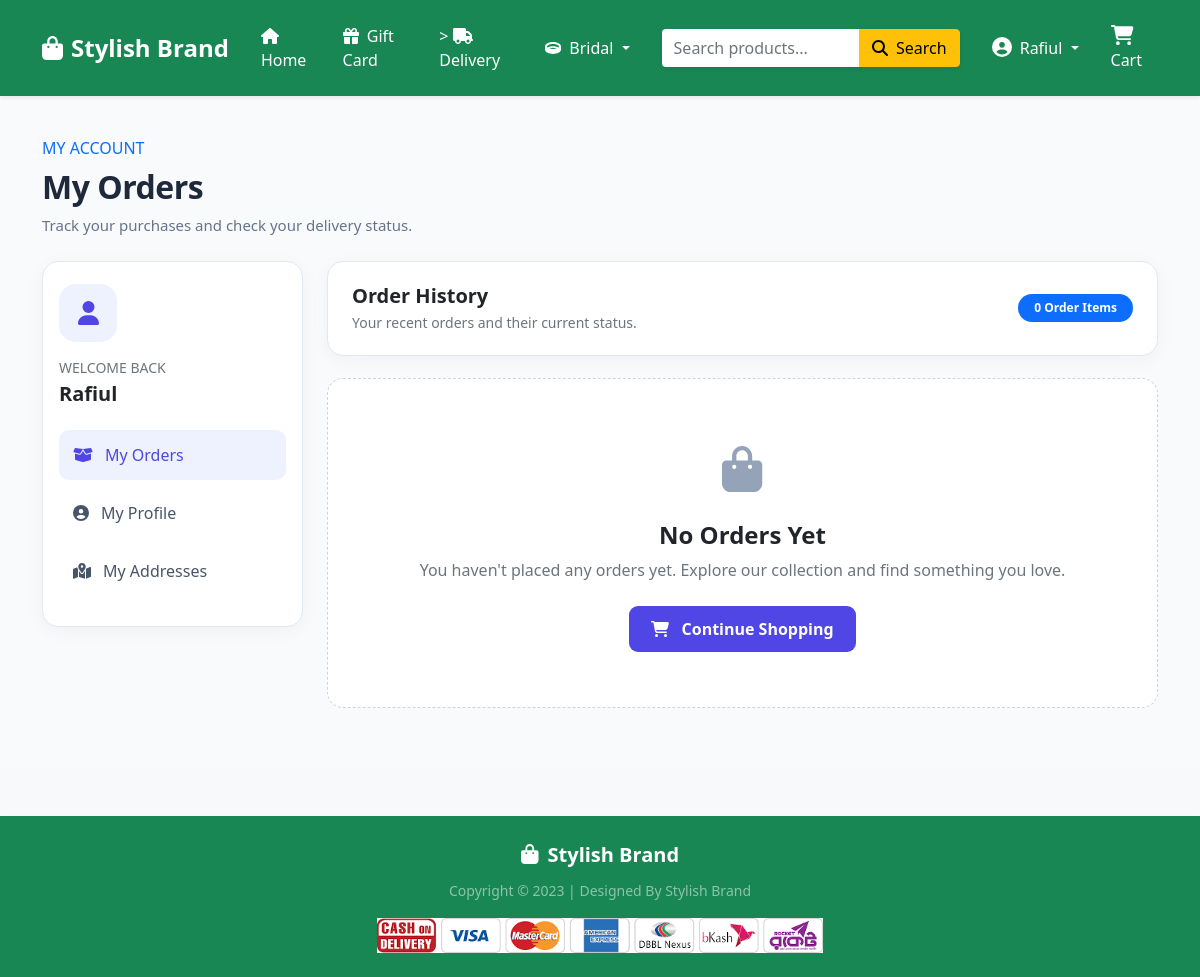
The page /orders/ (signed in) on the database as committed earlier.
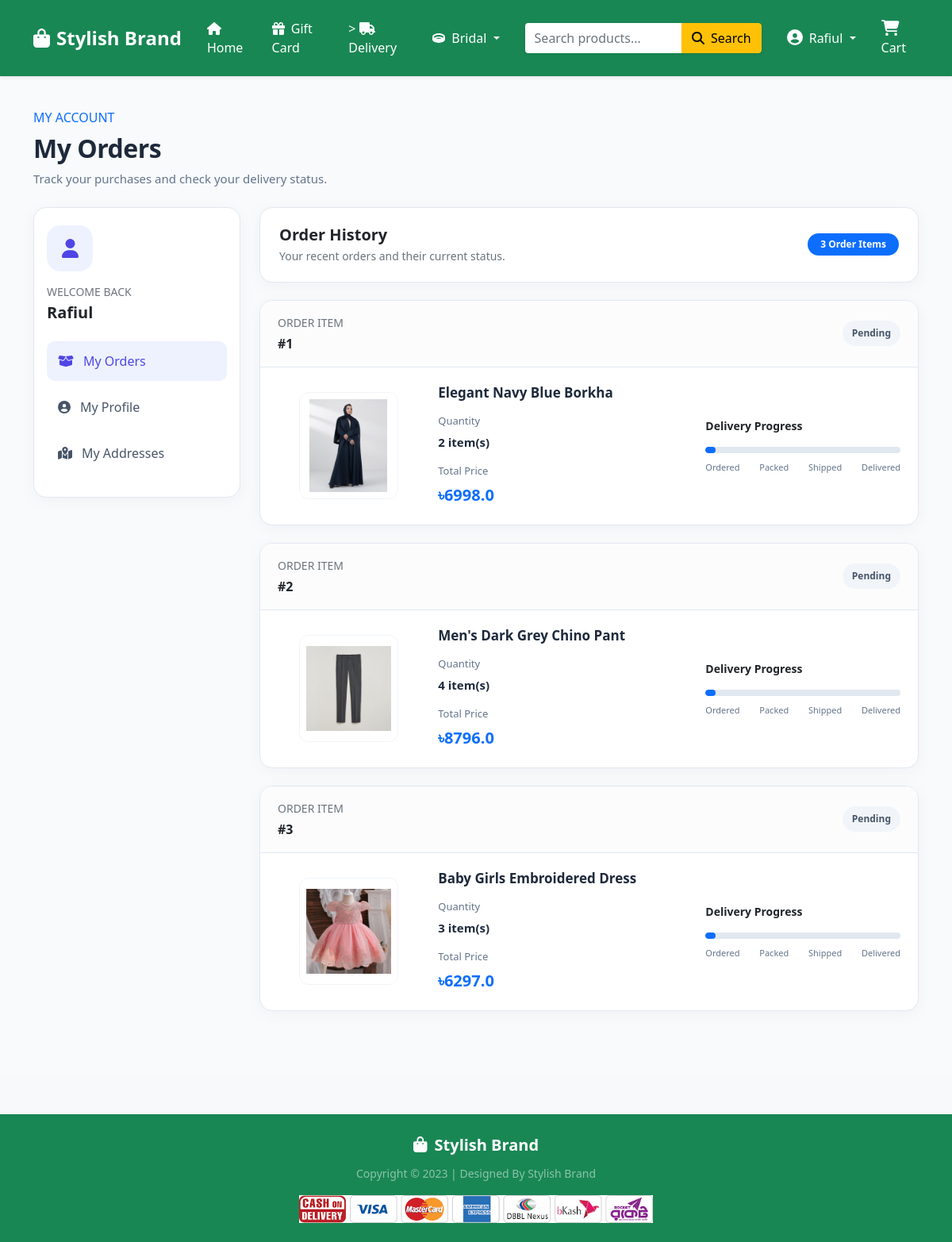
The same page on the database as committed later.
### Shop/models.py (models this page shows, shortened)
class OrderPlaced(models.Model):
    user = models.ForeignKey(User, on_delete=models.CASCADE)
    customer = models.ForeignKey(Customer, on_delete=models.CASCADE)
    product = models.ForeignKey(Product, on_delete=models.CASCADE)
    quantity = models.PositiveIntegerField(default=1)
    ordered_date = models.DateTimeField(auto_now_add=True)
    status = models.CharField(max_length=50, choices=STATUS_CHOICE, default='Pending')
    tran_id = models.CharField(max_length=100, blank=True, null=True)
    @property
    def total_cost(self):
        return self.quantity * self.product.discounted_price

class Product(models.Model):
    title = models.CharField(max_length=100)
    selling_price = models.FloatField()
    discounted_price = models.FloatField()
    description = models.TextField()
    brand = models.CharField(max_length=100)
    category = models.CharField(choices=CATEGORY_CHOICES,max_length=2)
    product_image = models.ImageField(upload_to='productimg')

### Shop/views.py (the view)
# urls.py: path("orders/", views.orders, name="orders"),
@login_required
def orders(request):
    op = OrderPlaced.objects.filter(user=request.user)
    return render(request, "Shop/orders.html", {"order_placed": op})

### Shop/templates/Shop/orders.html (shortened to what the changed rows need)
{% extends 'Shop/base.html' %}
{% load static %}
{% block main-content %}
<div class="orders-page">
    <div class="container">
        <div class="mb-4">
            <h2 class="orders-heading mb-2">
                My Orders
            </h2>
        </div>
        <div class="row g-4">
            <div class="col-lg-9 col-md-8">
                <div class="orders-summary d-flex justify-content-between
                            align-items-center flex-wrap gap-2">
                    <div>
                        <h5 class="fw-bold text-dark mb-1">
                        </h5>
                        <p class="text-muted small mb-0">
                        </p>
                    </div>
                    <span class="badge rounded-pill bg-primary px-3 py-2">
                        {{ order_placed|length }} Order Items
                    </span>
                </div>
                {% for op in order_placed %}
                    <div class="order-card">
                        <div class="order-card-top">
                            <div>
                                <div class="text-muted small mb-1">
                                    ORDER ITEM
                                </div>
                                <div class="fw-bold text-dark">
                                    #{{ op.id }}
                                </div>
                            </div>
                            <div>
                                {% if op.status == 'Accepted' %}
                                    <span class="order-status status-accepted">
                                        <i class="fas fa-check-circle me-1"></i>
                                        Accepted
                                    </span>
                                {% elif op.status == 'Packed' %}
                                    <span class="order-status status-packed">
                                        <i class="fas fa-box me-1"></i>
                                        Packed
                                    </span>
                                {% elif op.status == 'On the Way' %}
                                    <span class="order-status status-transit">
                                        <i class="fas fa-truck me-1"></i>
                                        On the Way
                                    </span>
                                {% elif op.status == 'Delivered' %}
                                    <span class="order-status status-delivered">
                                        <i class="fas fa-check-double me-1"></i>
                                        Delivered
                                    </span>
                                {% elif op.status == 'Cancelled' %}
                                    <span class="order-status status-cancelled">
                                        <i class="fas fa-times-circle me-1"></i>
                                        Cancelled
                                    </span>
                                {% else %}
                                    <span class="order-status">
                                        {{ op.status }}
                                    </span>
                                {% endif %}
                            </div>
                        </div>
                        <div class="order-card-body">
                            <div class="row g-4 align-items-center">
                                <div class="col-sm-4 col-lg-3 text-center">
                                    {% if op.product.product_image %}
                                        <img
                                            src="{{ op.product.product_image.url }}"
                                            alt="{{ op.product.title }}"
                                            class="order-product-image">
                                    {% endif %}
                                </div>
                                <div class="col-sm-8 col-lg-5">
                                    <h5 class="order-product-title mb-3">
                                        {{ op.product.title }}
                                    </h5>
                                    <div class="mb-3">
                                        <div class="order-meta-label">
                                            Quantity
                                        </div>
                                        <div class="order-meta-value">
                                            {{ op.quantity }} item(s)
                                        </div>
                                    </div>
                                    <div>
                                        <div class="order-meta-label">
                                            Total Price
                                        </div>
                                        <div class="order-meta-value
                                                    text-primary fs-5">
                                            ৳{{ op.total_cost }}
                                        </div>
                                    </div>
                                </div>
                                <div class="col-12 col-lg-4">
                                    <div class="d-flex justify-content-between
                                                align-items-center mb-3">
                                        <span class="fw-bold text-dark small">
                                            Delivery Progress
                                        </span>
                                    </div>
                                    {% if op.status == 'Accepted' %}
                                        <div class="progress order-progress">
                                            <div class="progress-bar"
                                                 role="progressbar"
                                                 style="width:20%;"
                                                 aria-valuenow="20"
                                                 aria-valuemin="0"
                                                 aria-valuemax="100">
                                            </div>
                                        </div>
                                    {% else %}
                                        <div class="progress order-progress">
                                            <div class="progress-bar"
                                                 role="progressbar"
                                                 style="width:5%;"
                                                 aria-valuenow="5"
                                                 aria-valuemin="0"
                                                 aria-valuemax="100">
                                            </div>
                                        </div>
                                    {% endif %}
                                    <div class="progress-labels">
                                        <span>Ordered</span>
                                        <span>Packed</span>
                                        <span>Shipped</span>
                                        <span>Delivered</span>
                                    </div>
                                </div>
                            </div>
                        </div>
                    </div>
                {% empty %}
                    <div class="empty-orders">
                        <div class="empty-orders-icon">
                            <i class="fas fa-shopping-bag"></i>
                        </div>
                        <h4 class="fw-bold text-dark mb-2">
                            No Orders Yet
                        </h4>
                        <p class="text-muted mb-4">
                            You haven't placed any orders yet.
                            Explore our collection and find something you love.
                        </p>
                        <a href="{% url 'home' %}" class="shop-now-btn">
                            <i class="fas fa-shopping-cart me-2"></i>
                            Continue Shopping
                        </a>
                    </div>
                {% endfor %}
            </div>
        </div>
    </div>
</div>
{% endblock main-content %}

Rows that differ between the two databases and show on the page:
added OrderPlaced: id "1", status "Pending", product.product_image (picture), product "Elegant Navy Blue Borkha", quantity "2", total_cost "6998.0"
added OrderPlaced: id "2", status "Pending", product.product_image (picture), product "Men's Dark Grey Chino Pant", quantity "4", total_cost "8796.0"
added OrderPlaced: id "3", status "Pending", product.product_image (picture), product "Baby Girls Embroidered Dress", quantity "3", total_cost "6297.0"
Other text that changed with them:
{{ order_placed|length }}: "0" → "3"
text no longer shown: "No Orders Yet You haven't placed any orders yet. Explore our collection and find something you love. Continue Shopping"
